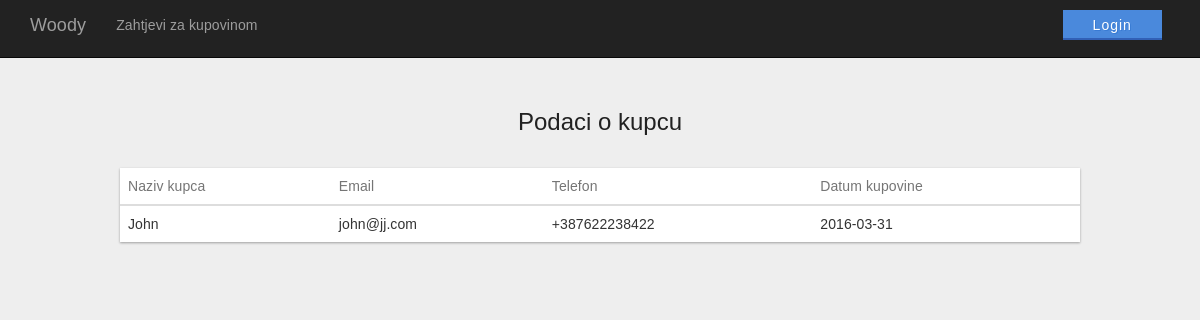
/shopDetails.php?kupovinaId=1, run on an earlier commit of the app's database.
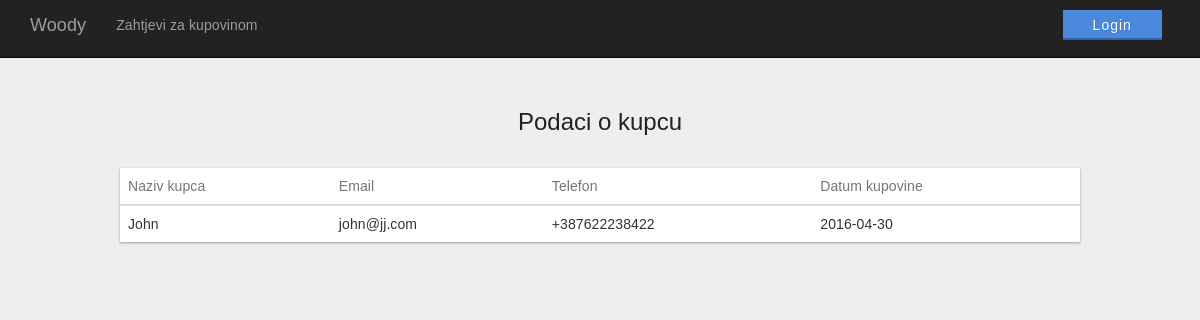
And on a later commit of the database.
### tables this page shows
CREATE TABLE IF NOT EXISTS `kupovinaproizvoda` (
  `KupovinaID` int(11) NOT NULL AUTO_INCREMENT,
  `NazivKupca` varchar(100) NOT NULL,
  `Email` varchar(50) NOT NULL,
  `Telefon` varchar(20) NOT NULL,
  `DatumKupovine` date NOT NULL,
  `KreiraoNarudzbenicu` varchar(100) NOT NULL,
  PRIMARY KEY (`KupovinaID`)
);

### shopDetails.php (the view, shortened to what this page needs)
<!DOCTYPE html>
<html lang="en">
<head>
    <link href="css/managerPanel.css" rel="stylesheet">
    <link href="css/bootstrap.min.css" rel="stylesheet">
    <link href="css/heroic-features.css" rel="stylesheet">
    <link rel="stylesheet" href="css/login.css">
  </head>
<body>
  <nav class="navbar navbar-inverse navbar-fixed-top" role="navigation">
      <div class="container">
          <div class="navbar-header">
              <a class="navbar-brand" href="#">Woody</a>
          </div>
          <div class="collapse navbar-collapse" id="bs-example-navbar-collapse-1">
              <ul class="nav navbar-nav">
                  <li>
                      <a href="managerPanelReq.php">Zahtjevi za kupovinom</a>
                  </li>
                  <li>
                  <a href=""></a>
                  </li>
                  <li>
                  <a href=""></a>
                  </li>
                  <li>
                  <a href=""></a>
                  </li>
                    <?php if (isset($_SESSION['username'])) { ?>
                    <li>
                        <div id="dummyy"></div>
                    </li>
                    <li>
                      <p id="welcomeuser">Welcome back, <?= $_SESSION['username']; ?>!</p><br>
                    </li>
                    <li>
                      <button type="button" class="buttonBluee"  onclick="location.href = 'logout.php';">Logout</button>
                    </li>
                    <?php } else { ?>
                    <li>
                        <div class="dummy"></div>
                    </li>
                    <li>
                      <button type="button" class="buttonBluee"  onclick="location.href = 'login.php';">Login</button>
                    </li>
                    <?php } ?>
              </ul>
          </div>
      </div>
  </nav>
<?php
  $kid = $_GET['kupovinaId'];
  $db = InitBase();
  $sql = "SELECT NazivKupca,Email,Telefon,DatumKupovine FROM kupovinaproizvoda WHERE KupovinaID = :kid";
  $statement = $db->prepare($sql);
  $statement->bindParam(":kid", $kid);
  $statement->execute();
 ?>
<div id="demo">
  <h1>Podaci o kupcu</h1>
  <br>
  <div class="table-responsive-vertical shadow-z-1">
  <table id="table" class="table table-hover table-mc-light-blue">
      <thead>
        <tr>
          <th>Naziv kupca</th>
          <th>Email</th>
          <th>Telefon</th>
          <th>Datum kupovine</th>
        </tr>
      </thead>
      <tbody>
          	<?php
			while ($u = $statement->fetch(PDO::FETCH_ASSOC))
			{
				$kupac = $u['NazivKupca'];
				$email = $u['Email'];
				$telefon = $u['Telefon'];
				$datumkupovine = $u['DatumKupovine'];
			?>
			<tr>
            <td data-title="Kupac"><?php echo $kupac;?></td>
            <td data-title="Email"><?php echo $email;?></td>
            <td data-title="Telefon"><?php echo $telefon;?></td>
            <td data-title="Datum kupovine"><?php echo $datumkupovine;?></td>
            </tr>
            <?php
            }
            ?>
      </tbody>
    </table>
  </div>
</div>
</body>
</html>

What changed in the data, as far as the page shows it:
changed kupovinaproizvoda "John": DatumKupovine "2016-03-31" → "2016-04-30"
